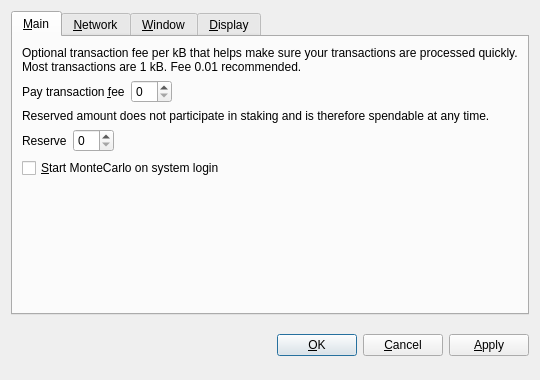
<?xml version="1.0" encoding="UTF-8"?>
<ui version="4.0">
 <class>OptionsDialog</class>
 <widget class="QDialog" name="OptionsDialog">
  <property name="geometry">
   <rect>
    <x>0</x>
    <y>0</y>
    <width>540</width>
    <height>380</height>
   </rect>
  </property>
  <property name="windowTitle">
   <string>Options</string>
  </property>
  <property name="modal">
   <bool>true</bool>
  </property>
  <layout class="QVBoxLayout" name="verticalLayout">
   <item>
    <widget class="QTabWidget" name="tabWidget">
     <property name="tabPosition">
      <enum>QTabWidget::North</enum>
     </property>
     <property name="currentIndex">
      <number>0</number>
     </property>
     <widget class="QWidget" name="tabMain">
      <attribute name="title">
       <string>&amp;Main</string>
      </attribute>
      <layout class="QVBoxLayout" name="verticalLayout_Main">
       <item>
        <widget class="QLabel" name="transactionFeeInfoLabel">
         <property name="text">
          <string>Optional transaction fee per kB that helps make sure your transactions are processed quickly. Most transactions are 1 kB. Fee 0.01 recommended.</string>
         </property>
         <property name="textFormat">
          <enum>Qt::PlainText</enum>
         </property>
         <property name="wordWrap">
          <bool>true</bool>
         </property>
        </widget>
       </item>
       <item>
        <layout class="QHBoxLayout" name="horizontalLayoutFee">
         <item>
          <widget class="QLabel" name="transactionFeeLabel">
           <property name="text">
            <string>Pay transaction &amp;fee</string>
           </property>
           <property name="textFormat">
            <enum>Qt::PlainText</enum>
           </property>
           <property name="buddy">
            <cstring>transactionFee</cstring>
           </property>
          </widget>
         </item>
         <item>
          <widget class="BitcoinAmountField" name="transactionFee"/>
         </item>
         <item>
          <spacer name="horizontalSpacerFee">
           <property name="orientation">
            <enum>Qt::Horizontal</enum>
           </property>
           <property name="sizeHint" stdset="0">
            <size>
             <width>40</width>
             <height>20</height>
            </size>
           </property>
          </spacer>
         </item>
        </layout>
       </item>
       <item>
        <widget class="QLabel" name="reserveBalanceInfoLabel">
         <property name="text">
          <string>Reserved amount does not participate in staking and is therefore spendable at any time.</string>
         </property>
         <property name="textFormat">
          <enum>Qt::PlainText</enum>
         </property>
         <property name="wordWrap">
          <bool>true</bool>
         </property>
        </widget>
       </item>
       <item>
        <layout class="QHBoxLayout" name="horizontalLayoutReserveBalance">
         <item>
          <widget class="QLabel" name="reserveBalanceLabel">
           <property name="text">
            <string>Reserve</string>
           </property>
           <property name="textFormat">
            <enum>Qt::PlainText</enum>
           </property>
           <property name="buddy">
            <cstring>reserveBalance</cstring>
           </property>
          </widget>
         </item>
         <item>
          <widget class="BitcoinAmountField" name="reserveBalance"/>
         </item>
         <item>
          <spacer name="horizontalSpacerReserveBalance">
           <property name="orientation">
            <enum>Qt::Horizontal</enum>
           </property>
           <property name="sizeHint" stdset="0">
            <size>
             <width>40</width>
             <height>20</height>
            </size>
           </property>
          </spacer>
         </item>
        </layout>
       </item>
       <item>
        <widget class="QCheckBox" name="bitcoinAtStartup">
         <property name="toolTip">
          <string>Automatically start MonteCarlo after logging in to the system.</string>
         </property>
         <property name="text">
          <string>&amp;Start MonteCarlo on system login</string>
         </property>
        </widget>
       </item>
       <item>
        <spacer name="verticalSpacer_Main">
         <property name="orientation">
          <enum>Qt::Vertical</enum>
         </property>
         <property name="sizeHint" stdset="0">
          <size>
           <width>20</width>
           <height>40</height>
          </size>
         </property>
        </spacer>
       </item>
      </layout>
     </widget>
     <widget class="QWidget" name="tabNetwork">
      <attribute name="title">
       <string>&amp;Network</string>
      </attribute>
      <layout class="QVBoxLayout" name="verticalLayout_Network">
       <item>
        <widget class="QCheckBox" name="mapPortUpnp">
         <property name="toolTip">
          <string>Automatically open the MonteCarlo client port on the router. This only works when your router supports UPnP and it is enabled.</string>
         </property>
         <property name="text">
          <string>Map port using &amp;UPnP</string>
         </property>
        </widget>
       </item>
       <item>
        <widget class="QCheckBox" name="connectSocks">
         <property name="toolTip">
          <string>Connect to the MonteCarlo network through a SOCKS5 proxy (e.g. when connecting through Tor).</string>
         </property>
         <property name="text">
          <string>&amp;Connect through SOCKS5 proxy:</string>
         </property>
        </widget>
       </item>
       <item>
        <layout class="QHBoxLayout" name="horizontalLayout_Network">
         <item>
          <widget class="QLabel" name="proxyIpLabel">
           <property name="text">
            <string>Proxy &amp;IP:</string>
           </property>
           <property name="textFormat">
            <enum>Qt::PlainText</enum>
           </property>
           <property name="buddy">
            <cstring>proxyIp</cstring>
           </property>
          </widget>
         </item>
         <item>
          <widget class="QValidatedLineEdit" name="proxyIp">
           <property name="maximumSize">
            <size>
             <width>140</width>
             <height>16777215</height>
            </size>
           </property>
           <property name="toolTip">
            <string>IP address of the proxy (e.g. 127.0.0.1)</string>
           </property>
          </widget>
         </item>
         <item>
          <widget class="QLabel" name="proxyPortLabel">
           <property name="text">
            <string>&amp;Port:</string>
           </property>
           <property name="textFormat">
            <enum>Qt::PlainText</enum>
           </property>
           <property name="buddy">
            <cstring>proxyPort</cstring>
           </property>
          </widget>
         </item>
         <item>
          <widget class="QLineEdit" name="proxyPort">
           <property name="maximumSize">
            <size>
             <width>55</width>
             <height>16777215</height>
            </size>
           </property>
           <property name="toolTip">
            <string>Port of the proxy (e.g. 9050)</string>
           </property>
          </widget>
         </item>
         <item>
          <spacer name="horizontalSpacer_Network">
           <property name="orientation">
            <enum>Qt::Horizontal</enum>
           </property>
           <property name="sizeHint" stdset="0">
            <size>
             <width>40</width>
             <height>20</height>
            </size>
           </property>
          </spacer>
         </item>
        </layout>
       </item>
       <item>
        <spacer name="verticalSpacer_Network">
         <property name="orientation">
          <enum>Qt::Vertical</enum>
         </property>
         <property name="sizeHint" stdset="0">
          <size>
           <width>20</width>
           <height>40</height>
          </size>
         </property>
        </spacer>
       </item>
      </layout>
     </widget>
     <widget class="QWidget" name="tabWindow">
      <attribute name="title">
       <string>&amp;Window</string>
      </attribute>
      <layout class="QVBoxLayout" name="verticalLayout_Window">
       <item>
        <widget class="QCheckBox" name="minimizeToTray">
         <property name="toolTip">
          <string>Show only a tray icon after minimizing the window.</string>
         </property>
         <property name="text">
          <string>&amp;Minimize to the tray instead of the taskbar</string>
         </property>
        </widget>
       </item>
       <item>
        <widget class="QCheckBox" name="minimizeOnClose">
         <property name="toolTip">
          <string>Minimize instead of exit the application when the window is closed. When this option is enabled, the application will be closed only after selecting Quit in the menu.</string>
         </property>
         <property name="text">
          <string>M&amp;inimize on close</string>
         </property>
        </widget>
       </item>
       <item>
        <spacer name="verticalSpacer_Window">
         <property name="orientation">
          <enum>Qt::Vertical</enum>
         </property>
         <property name="sizeHint" stdset="0">
          <size>
           <width>20</width>
           <height>40</height>
          </size>
         </property>
        </spacer>
       </item>
      </layout>
     </widget>
     <widget class="QWidget" name="tabDisplay">
      <attribute name="title">
       <string>&amp;Display</string>
      </attribute>
      <layout class="QVBoxLayout" name="verticalLayout_Display">
       <item>
        <layout class="QHBoxLayout" name="horizontalLayout_1_Display">
         <item>
          <widget class="QLabel" name="langLabel">
           <property name="text">
            <string>User Interface &amp;language:</string>
           </property>
           <property name="textFormat">
            <enum>Qt::PlainText</enum>
           </property>
           <property name="buddy">
            <cstring>lang</cstring>
           </property>
          </widget>
         </item>
         <item>
          <widget class="QValueComboBox" name="lang">
           <property name="toolTip">
            <string>The user interface language can be set here. This setting will take effect after restarting MonteCarlo.</string>
           </property>
          </widget>
         </item>
        </layout>
       </item>
       <item>
        <layout class="QHBoxLayout" name="horizontalLayout_2_Display">
         <item>
          <widget class="QLabel" name="unitLabel">
           <property name="text">
            <string>&amp;Unit to show amounts in:</string>
           </property>
           <property name="textFormat">
            <enum>Qt::PlainText</enum>
           </property>
           <property name="buddy">
            <cstring>unit</cstring>
           </property>
          </widget>
         </item>
         <item>
          <widget class="QValueComboBox" name="unit">
           <property name="toolTip">
            <string>Choose the default subdivision unit to show in the interface and when sending coins.</string>
           </property>
          </widget>
         </item>
        </layout>
       </item>
       <item>
        <widget class="QCheckBox" name="coinControlFeatures">
         <property name="toolTip">
          <string>Whether to show coin control features or not.</string>
         </property>
         <property name="text">
          <string>Display coin &amp;control features (experts only!)</string>
         </property>
        </widget>
       </item>
       <item>
        <widget class="QCheckBox" name="minimizeCoinAge">
         <property name="toolTip">
          <string>Whether to select the coin outputs randomly or with minimal coin age.</string>
         </property>
         <property name="text">
          <string>Minimize weight consumption (experimental)</string>
         </property>
        </widget>
       </item>
       <item>
        <widget class="QCheckBox" name="useBlackTheme">
         <property name="text">
          <string>Use black visual theme (requires restart)</string>
         </property>
        </widget>
       </item>
       <item>
        <spacer name="verticalSpacer_Display">
         <property name="orientation">
          <enum>Qt::Vertical</enum>
         </property>
         <property name="sizeHint" stdset="0">
          <size>
           <width>20</width>
           <height>40</height>
          </size>
         </property>
        </spacer>
       </item>
      </layout>
     </widget>
    </widget>
   </item>
   <item>
    <layout class="QHBoxLayout" name="horizontalLayout_Buttons">
     <item>
      <spacer name="horizontalSpacer_1">
       <property name="orientation">
        <enum>Qt::Horizontal</enum>
       </property>
       <property name="sizeHint" stdset="0">
        <size>
         <width>40</width>
         <height>48</height>
        </size>
       </property>
      </spacer>
     </item>
     <item>
      <widget class="QLabel" name="statusLabel">
       <property name="font">
        <font>
         <weight>75</weight>
         <bold>true</bold>
        </font>
       </property>
       <property name="text">
        <string/>
       </property>
       <property name="textFormat">
        <enum>Qt::PlainText</enum>
       </property>
       <property name="wordWrap">
        <bool>true</bool>
       </property>
      </widget>
     </item>
     <item>
      <spacer name="horizontalSpacer_2">
       <property name="orientation">
        <enum>Qt::Horizontal</enum>
       </property>
       <property name="sizeHint" stdset="0">
        <size>
         <width>40</width>
         <height>48</height>
        </size>
       </property>
      </spacer>
     </item>
     <item>
      <widget class="QPushButton" name="okButton">
       <property name="text">
        <string>&amp;OK</string>
       </property>
      </widget>
     </item>
     <item>
      <widget class="QPushButton" name="cancelButton">
       <property name="text">
        <string>&amp;Cancel</string>
       </property>
       <property name="autoDefault">
        <bool>false</bool>
       </property>
      </widget>
     </item>
     <item>
      <widget class="QPushButton" name="applyButton">
       <property name="text">
        <string>&amp;Apply</string>
       </property>
       <property name="autoDefault">
        <bool>false</bool>
       </property>
      </widget>
     </item>
    </layout>
   </item>
  </layout>
 </widget>
 <customwidgets>
  <customwidget>
   <class>BitcoinAmountField</class>
   <extends>QSpinBox</extends>
   <header>bitcoinamountfield.h</header>
  </customwidget>
  <customwidget>
   <class>QValueComboBox</class>
   <extends>QComboBox</extends>
   <header>qvaluecombobox.h</header>
  </customwidget>
  <customwidget>
   <class>QValidatedLineEdit</class>
   <extends>QLineEdit</extends>
   <header>qvalidatedlineedit.h</header>
  </customwidget>
 </customwidgets>
 <resources/>
 <connections/>
</ui>
